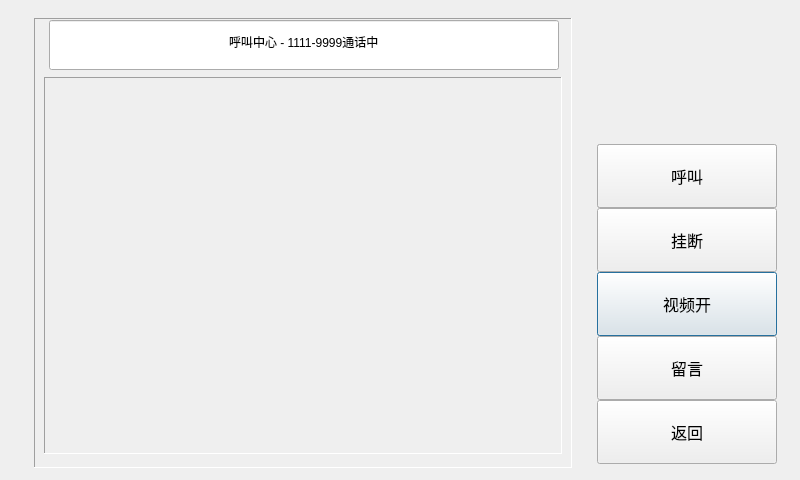
<?xml version="1.0" encoding="UTF-8"?>
<ui version="4.0">
 <class>CallCenterDialog</class>
 <widget class="QDialog" name="CallCenterDialog">
  <property name="geometry">
   <rect>
    <x>0</x>
    <y>0</y>
    <width>800</width>
    <height>480</height>
   </rect>
  </property>
  <property name="windowTitle">
   <string>Dialog</string>
  </property>
  <widget class="QFrame" name="frameVideoShow">
   <property name="geometry">
    <rect>
     <x>44</x>
     <y>77</y>
     <width>518</width>
     <height>377</height>
    </rect>
   </property>
   <property name="styleSheet">
    <string notr="true"/>
   </property>
   <property name="frameShape">
    <enum>QFrame::Panel</enum>
   </property>
   <property name="frameShadow">
    <enum>QFrame::Sunken</enum>
   </property>
  </widget>
  <widget class="CommonPushButton" name="pushButtonCallCenterVideoOpen">
   <property name="geometry">
    <rect>
     <x>597</x>
     <y>272</y>
     <width>180</width>
     <height>64</height>
    </rect>
   </property>
   <property name="font">
    <font>
     <family>AlArabiya</family>
     <pointsize>12</pointsize>
    </font>
   </property>
   <property name="text">
    <string>视频开</string>
   </property>
  </widget>
  <widget class="CommonPushButton" name="pushButtonCallCenterDial">
   <property name="geometry">
    <rect>
     <x>597</x>
     <y>144</y>
     <width>180</width>
     <height>64</height>
    </rect>
   </property>
   <property name="font">
    <font>
     <family>AlArabiya</family>
     <pointsize>12</pointsize>
    </font>
   </property>
   <property name="text">
    <string>呼叫</string>
   </property>
  </widget>
  <widget class="CommonPushButton" name="pushButtonCallCenterReturn">
   <property name="geometry">
    <rect>
     <x>597</x>
     <y>400</y>
     <width>180</width>
     <height>64</height>
    </rect>
   </property>
   <property name="font">
    <font>
     <family>AlArabiya</family>
     <pointsize>12</pointsize>
    </font>
   </property>
   <property name="text">
    <string>返回</string>
   </property>
  </widget>
  <widget class="CommonPushButton" name="pushButtonCallCenterHangUp">
   <property name="geometry">
    <rect>
     <x>597</x>
     <y>208</y>
     <width>180</width>
     <height>64</height>
    </rect>
   </property>
   <property name="font">
    <font>
     <family>AlArabiya</family>
     <pointsize>12</pointsize>
    </font>
   </property>
   <property name="text">
    <string>挂断</string>
   </property>
  </widget>
  <widget class="CommonPushButton" name="pushButtonCallCenterAnswer">
   <property name="geometry">
    <rect>
     <x>597</x>
     <y>144</y>
     <width>180</width>
     <height>64</height>
    </rect>
   </property>
   <property name="font">
    <font>
     <family>AlArabiya</family>
     <pointsize>12</pointsize>
    </font>
   </property>
   <property name="text">
    <string>接听</string>
   </property>
  </widget>
  <widget class="CommonPushButton" name="pushButtonCallCenterVideoClose">
   <property name="geometry">
    <rect>
     <x>597</x>
     <y>272</y>
     <width>180</width>
     <height>64</height>
    </rect>
   </property>
   <property name="font">
    <font>
     <family>AlArabiya</family>
     <pointsize>12</pointsize>
    </font>
   </property>
   <property name="text">
    <string>视频关</string>
   </property>
  </widget>
  <widget class="CommonPushButton" name="pushButtonCallCenterRecord">
   <property name="geometry">
    <rect>
     <x>597</x>
     <y>336</y>
     <width>180</width>
     <height>64</height>
    </rect>
   </property>
   <property name="font">
    <font>
     <family>AlArabiya</family>
     <pointsize>12</pointsize>
    </font>
   </property>
   <property name="text">
    <string>留言</string>
   </property>
  </widget>
  <widget class="QFrame" name="framePanel">
   <property name="geometry">
    <rect>
     <x>34</x>
     <y>18</y>
     <width>538</width>
     <height>450</height>
    </rect>
   </property>
   <property name="frameShape">
    <enum>QFrame::Panel</enum>
   </property>
   <property name="frameShadow">
    <enum>QFrame::Sunken</enum>
   </property>
  </widget>
  <widget class="ScrollLineEdit" name="lineEditInfo">
   <property name="geometry">
    <rect>
     <x>49</x>
     <y>20</y>
     <width>510</width>
     <height>50</height>
    </rect>
   </property>
   <property name="font">
    <font>
     <weight>50</weight>
     <italic>false</italic>
     <bold>false</bold>
    </font>
   </property>
   <property name="cursor">
    <cursorShape>IBeamCursor</cursorShape>
   </property>
   <property name="focusPolicy">
    <enum>Qt::NoFocus</enum>
   </property>
   <property name="text">
    <string>呼叫中心 - 1111-9999通话中</string>
   </property>
   <property name="frame">
    <bool>true</bool>
   </property>
   <property name="echoMode">
    <enum>QLineEdit::Normal</enum>
   </property>
   <property name="alignment">
    <set>Qt::AlignCenter</set>
   </property>
   <property name="readOnly">
    <bool>true</bool>
   </property>
  </widget>
  <zorder>pushButtonCallCenterAnswer</zorder>
  <zorder>framePanel</zorder>
  <zorder>frameVideoShow</zorder>
  <zorder>pushButtonCallCenterDial</zorder>
  <zorder>pushButtonCallCenterReturn</zorder>
  <zorder>pushButtonCallCenterHangUp</zorder>
  <zorder>pushButtonCallCenterVideoClose</zorder>
  <zorder>pushButtonCallCenterRecord</zorder>
  <zorder>lineEditInfo</zorder>
  <zorder>pushButtonCallCenterVideoOpen</zorder>
 </widget>
 <customwidgets>
  <customwidget>
   <class>CommonPushButton</class>
   <extends>QPushButton</extends>
   <header>commonpushbutton.h</header>
  </customwidget>
  <customwidget>
   <class>ScrollLineEdit</class>
   <extends>QLineEdit</extends>
   <header>scrolllineedit.h</header>
  </customwidget>
 </customwidgets>
 <tabstops>
  <tabstop>pushButtonCallCenterDial</tabstop>
  <tabstop>pushButtonCallCenterAnswer</tabstop>
  <tabstop>pushButtonCallCenterHangUp</tabstop>
  <tabstop>pushButtonCallCenterVideoOpen</tabstop>
  <tabstop>pushButtonCallCenterVideoClose</tabstop>
  <tabstop>pushButtonCallCenterRecord</tabstop>
  <tabstop>pushButtonCallCenterReturn</tabstop>
 </tabstops>
 <resources/>
 <connections/>
</ui>
